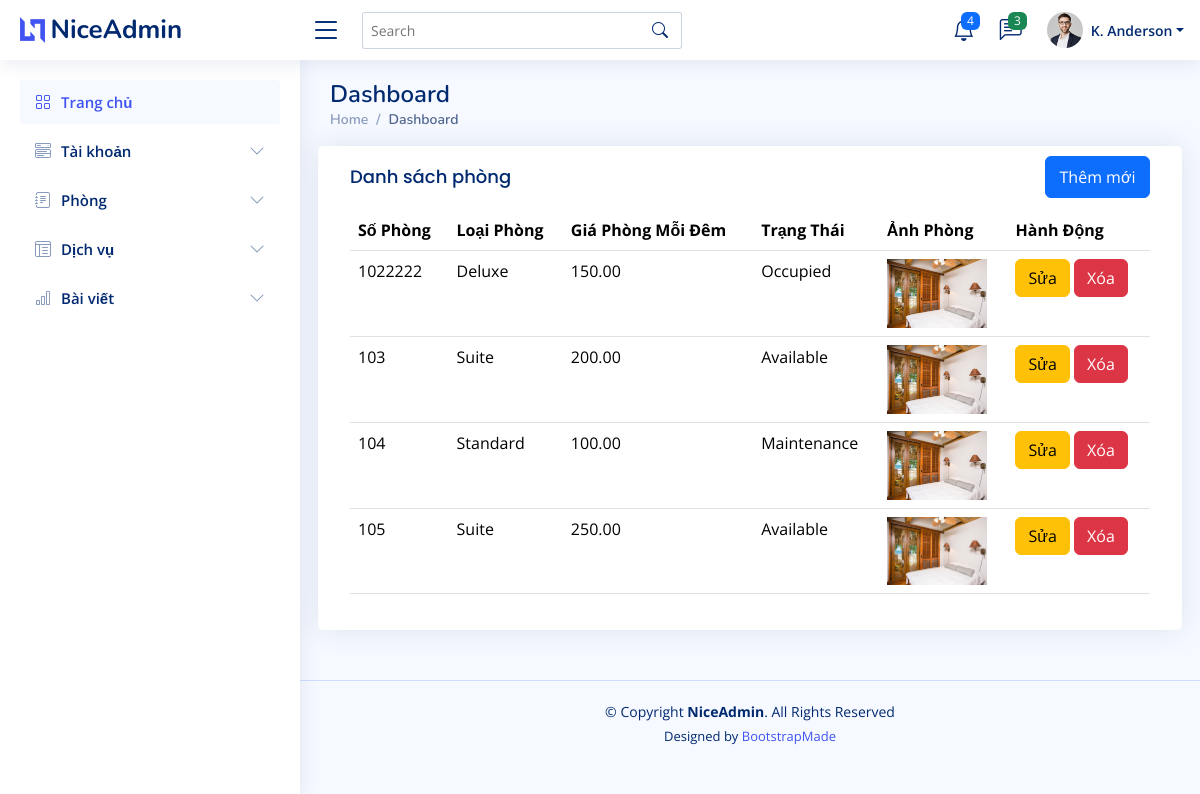
The page /admin_dashboard/rooms on the database its author committed.
### admin_custom/models.py (models this page shows, shortened)
class Room(models.Model):
    ROOM_STATUS_CHOICES = [
        ('available', 'Available'),
        ('occupied', 'Occupied'),
        ('maintenance', 'Maintenance'),
    ]
    room_number = models.CharField(max_length=10, unique=True)
    room_type = models.CharField(max_length=100)  # Ví dụ: "Deluxe", "Standard", "Suite"
    price_per_night = models.DecimalField(max_digits=10, decimal_places=2)
    status = models.CharField(max_length=20, choices=ROOM_STATUS_CHOICES, default='available')
    image = models.ImageField(upload_to=get_image_upload_path, null=True, blank=True)

### admin_custom/views.py (the view, shortened to what this page needs)
# urls.py: path('admin_dashboard/rooms', admin_custom.admin_room, name='admin_room'),
def admin_room(request):
    rooms = Room.objects.all()
    return render(request, 'admin/room.html', {'rooms': rooms})

### home/Templates/admin/room.html (shortened to what this page needs)
{% load static %}
<!DOCTYPE html>
<html lang="en">
  <head>
    <link href="{% static 'assets/vendor/bootstrap/css/bootstrap.min.css' %}" rel="stylesheet" />
    <link href="{% static 'assets/vendor/bootstrap-icons/bootstrap-icons.css' %}" rel="stylesheet" />
    <link href="{% static 'assets/vendor/boxicons/css/boxicons.min.css' %}" rel="stylesheet" />
    <link href="{% static 'assets/vendor/quill/quill.snow.css' %}" rel="stylesheet" />
    <link href="{% static 'assets/vendor/quill/quill.bubble.css' %}" rel="stylesheet" />
    <link href="{% static 'assets/vendor/remixicon/remixicon.css' %}" rel="stylesheet" />
    <link href="{% static 'assets/vendor/simple-datatables/style.css' %}" rel="stylesheet" />
    <link href="{% static 'assets/css/style.css' %}" rel="stylesheet" />
  </head>
  <body>
    {% include 'includes/admin/header.html' %}
    {% include 'includes/admin/sidebar.html' %}
    <main id="main" class="main">
      <div class="pagetitle">
        <h1>Dashboard</h1>
        <nav>
          <ol class="breadcrumb">
            <li class="breadcrumb-item">
              <a href="index.html">Home</a>
            </li>
            <li class="breadcrumb-item active">Dashboard</li>
          </ol>
        </nav>
      </div>
      <section class="section dashboard">
        <div class="row">
          <div class="card">
            <div class="card-body">
              <div class="d-flex justify-content-between">
                 <h5 class="card-title">Danh sách phòng</h5>
                 <button type="button" style="margin-top:10px;width:105px;height:42px" class="btn btn-primary" data-bs-toggle="modal" data-bs-target="#createRoomModal">Thêm mới</button>
              </div>
              <table class="table">
                <thead>
                  <tr>
                    <th>Số Phòng</th>
                    <th>Loại Phòng</th>
                    <th>Giá Phòng Mỗi Đêm</th>
                    <th>Trạng Thái</th>
                    <th>Ảnh Phòng</th>
                    <th>Hành Động</th>
                  </tr>
                </thead>
                <tbody>
                  {% for room in rooms %}
                    <tr>
                      <td>{{ room.room_number }}</td>
                      <td>{{ room.room_type }}</td>
                      <td>{{ room.price_per_night }}</td>
                      <td>{{ room.get_status_display }}</td>
                      <td>
                        {% if room.image %}
                            <img src="{{ room.image.url }}" alt="Room Image" width="100">
                        {% else %}
                            <img src="{% static 'images/img_2.jpg' %}" alt="Room Image" width="100">
                        {% endif %}
                    </td>
                    <td>
                      <button type="button" class="btn btn-warning" data-bs-toggle="modal" data-bs-target="#editRoomModal{{ room.id }}">Sửa</button>
                      <form method="POST" action="{% url 'delete_room' room.id %}" style="display:inline;">
                          <button type="submit" class="btn btn-danger">Xóa</button>
                      </form>
                  </td>
                    </tr>
                  {% endfor %}
                </tbody>
              </table>
            </div>
          </div>
        </div>
      </section>
    </main>
    {% include 'includes/admin/footer.html' %}
  </body>
</html>

### home/Templates/includes/admin/header.html (shortened to what this page needs)
{% load static %}
<header id="header" class="header fixed-top d-flex align-items-center">
  <div class="d-flex align-items-center justify-content-between">
    <a href="index.html" class="logo d-flex align-items-center">
      <img src="{% static 'assets/img/logo.png' %}" alt="" />
      <span class="d-none d-lg-block">NiceAdmin</span>
    </a>
    <i class="bi bi-list toggle-sidebar-btn"></i>
  </div>
  <div class="search-bar">
    <form class="search-form d-flex align-items-center" method="POST" action="#">
      <input type="text" name="query" placeholder="Search" title="Enter search keyword" />
      <button type="submit" title="Search"><i class="bi bi-search"></i></button>
    </form>
  </div>
  <nav class="header-nav ms-auto">
    <ul class="d-flex align-items-center">
      <li class="nav-item dropdown">
        <a class="nav-link nav-icon" href="#" data-bs-toggle="dropdown">
          <i class="bi bi-bell"></i>
          <span class="badge bg-primary badge-number">4</span>
        </a>
      </li>
      <li class="nav-item dropdown">
        <a class="nav-link nav-icon" href="#" data-bs-toggle="dropdown">
          <i class="bi bi-chat-left-text"></i>
          <span class="badge bg-success badge-number">3</span>
        </a>
      </li>
      <li class="nav-item dropdown pe-3">
        <a class="nav-link nav-profile d-flex align-items-center pe-0" href="#" data-bs-toggle="dropdown">
          <img src="{% static 'assets/img/profile-img.jpg' %}" alt="Profile" class="rounded-circle" />
          <span class="d-none d-md-block dropdown-toggle ps-2">K. Anderson</span>
        </a>
      </li>
    </ul>
  </nav>
</header>

### home/Templates/includes/admin/sidebar.html (shortened to what this page needs)
{% load static %}
 <aside id="sidebar" class="sidebar">
    <ul class="sidebar-nav" id="sidebar-nav">
      <li class="nav-item">
        <a class="nav-link " href="index.html">
          <i class="bi bi-grid"></i>
          <span>Trang chủ</span>
        </a>
      </li>
      <li class="nav-item">
        <a class="nav-link collapsed" data-bs-target="#components-nav" data-bs-toggle="collapse" href="#">
          <i class="bi bi-menu-button-wide"></i><span>Tài khoản</span><i class="bi bi-chevron-down ms-auto"></i>
        </a>
      </li>
      <li class="nav-item">
        <a class="nav-link collapsed" data-bs-target="#forms-nav" data-bs-toggle="collapse" href="#">
          <i class="bi bi-journal-text"></i><span>Phòng</span><i class="bi bi-chevron-down ms-auto"></i>
        </a>
      </li>
      <li class="nav-item">
        <a class="nav-link collapsed" data-bs-target="#tables-nav" data-bs-toggle="collapse" href="#">
          <i class="bi bi-layout-text-window-reverse"></i><span>Dịch vụ</span><i class="bi bi-chevron-down ms-auto"></i>
        </a>
      </li>
      <li class="nav-item">
        <a class="nav-link collapsed" data-bs-target="#charts-nav" data-bs-toggle="collapse" href="#">
          <i class="bi bi-bar-chart"></i><span>Bài viết</span><i class="bi bi-chevron-down ms-auto"></i>
        </a>
      </li>
    </ul>
  </aside>

### home/Templates/includes/admin/footer.html (shortened to what this page needs)
{% load static %}
 <footer id="footer" class="footer">
    <div class="copyright">
      &copy; Copyright <strong><span>NiceAdmin</span></strong>. All Rights Reserved
    </div>
    <div class="credits">
      Designed by <a href="https://bootstrapmade.com/">BootstrapMade</a>
    </div>
  </footer>

### home/static/assets/css/style.css (style rules this page uses)
:root { scroll-behavior: smooth; }
body { font-family: "Open Sans", sans-serif; background: #f6f9ff; color: #444444; }
a { color: #4154f1; text-decoration: none; }
h1, h2, h3, h4, h5, h6 { font-family: "Nunito", sans-serif; }
#main { margin-top: 60px; padding: 20px 30px; transition: all 0.3s; }
.pagetitle { margin-bottom: 10px; }
.pagetitle h1 { font-size: 24px; margin-bottom: 0; font-weight: 600; color: #012970; }
.card { margin-bottom: 30px; border: none; border-radius: 5px; box-shadow: 0px 0 30px rgba(1, 41, 112, 0.1); }
.card-title { padding: 20px 0 15px 0; font-size: 18px; font-weight: 500; color: #012970; font-family: "Poppins", sans-serif; }
.card-body { padding: 0 20px 20px 20px; }
.breadcrumb { font-size: 14px; font-family: "Nunito", sans-serif; color: #899bbd; font-weight: 600; }
.breadcrumb a { color: #899bbd; transition: 0.3s; }
.breadcrumb .breadcrumb-item::before { color: #899bbd; }
.breadcrumb .active { color: #51678f; font-weight: 600; }
.logo { line-height: 1; }
@media (min-width: 1200px) { .logo { width: 280px; } }
.logo img { max-height: 26px; margin-right: 6px; }
.logo span { font-size: 26px; font-weight: 700; color: #012970; font-family: "Nunito", sans-serif; }
.header { transition: all 0.5s; z-index: 997; height: 60px; box-shadow: 0px 2px 20px rgba(1, 41, 112, 0.1); background-color: #fff; padding-left: 20px; }
.header .toggle-sidebar-btn { font-size: 32px; padding-left: 10px; cursor: pointer; color: #012970; }
.header .search-bar { min-width: 360px; padding: 0 20px; }
.header .search-form { width: 100%; }
.header .search-form input { border: 0; font-size: 14px; color: #012970; border: 1px solid rgba(1, 41, 112, 0.2); padding: 7px 38px 7px 8px; border-radius: 3px; transition: 0.3s; width: 100%; }
.header .search-form button { border: 0; padding: 0; margin-left: -30px; background: none; }
.header .search-form button i { color: #012970; }
.header-nav ul { list-style: none; }
.header-nav>ul { margin: 0; padding: 0; }
.header-nav .nav-icon { font-size: 22px; color: #012970; margin-right: 25px; position: relative; }
.header-nav .nav-profile { color: #012970; }
.header-nav .nav-profile img { max-height: 36px; }
.header-nav .nav-profile span { font-size: 14px; font-weight: 600; }
.header-nav .badge-number { position: absolute; inset: -2px -5px auto auto; font-weight: normal; font-size: 12px; padding: 3px 6px; }
.sidebar { position: fixed; top: 60px; left: 0; bottom: 0; width: 300px; z-index: 996; transition: all 0.3s; padding: 20px; overflow-y: auto; scrollbar-width: thin; scrollbar-color: #aab7cf transparent; box-shadow: 0px 0px 20px rgba(1, 41, 112, 0.1); background-color: #fff; }
@media (min-width: 1200px) { #main, #footer { margin-left: 300px; } }
.sidebar-nav { padding: 0; margin: 0; list-style: none; }
.sidebar-nav li { padding: 0; margin: 0; list-style: none; }
.sidebar-nav .nav-item { margin-bottom: 5px; }
.sidebar-nav .nav-link { display: flex; align-items: center; font-size: 15px; font-weight: 600; color: #4154f1; transition: 0.3; background: #f6f9ff; padding: 10px 15px; border-radius: 4px; }
.sidebar-nav .nav-link i { font-size: 16px; margin-right: 10px; color: #4154f1; }
.sidebar-nav .nav-link.collapsed { color: #012970; background: #fff; }
.sidebar-nav .nav-link.collapsed i { color: #899bbd; }
.sidebar-nav .nav-link .bi-chevron-down { margin-right: 0; transition: transform 0.2s ease-in-out; }
.footer { padding: 20px 0; font-size: 14px; transition: all 0.3s; border-top: 1px solid #cddfff; }
.footer .copyright { text-align: center; color: #012970; }
.footer .credits { padding-top: 5px; text-align: center; font-size: 13px; color: #012970; }

### rows shown on the page
Room: room_number "1022222", room_type "Deluxe", price_per_night "150.00", status "Occupied"
Room: room_number "103", room_type "Suite", price_per_night "200.00", status "Available"
Room: room_number "104", room_type "Standard", price_per_night "100.00", status "Maintenance"
Room: room_number "105", room_type "Suite", price_per_night "250.00", status "Available"
